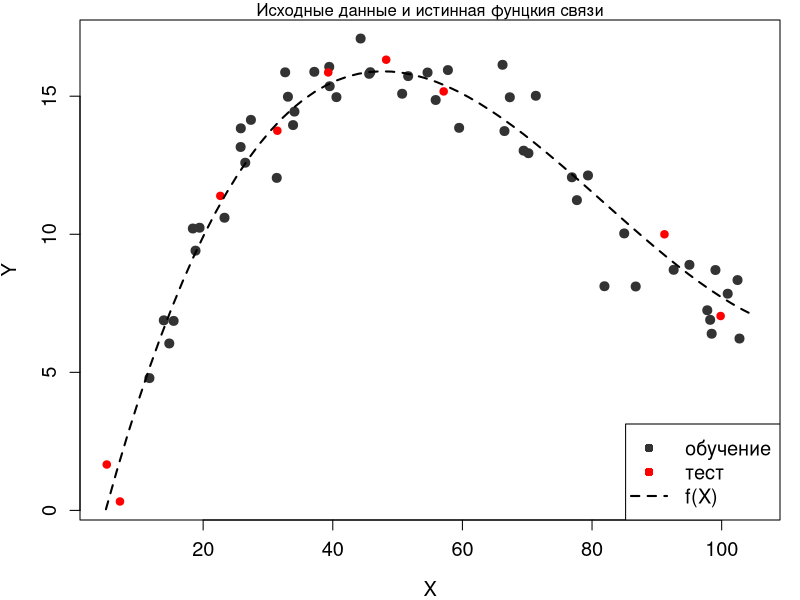
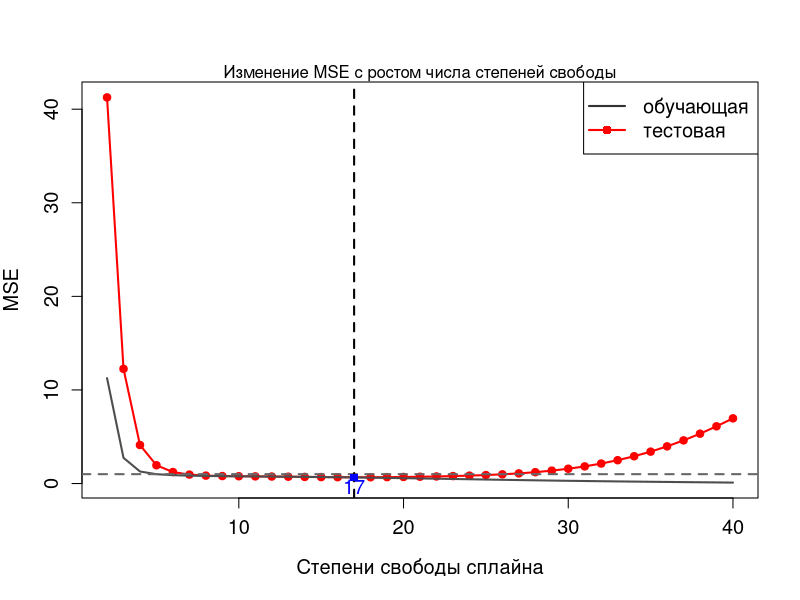
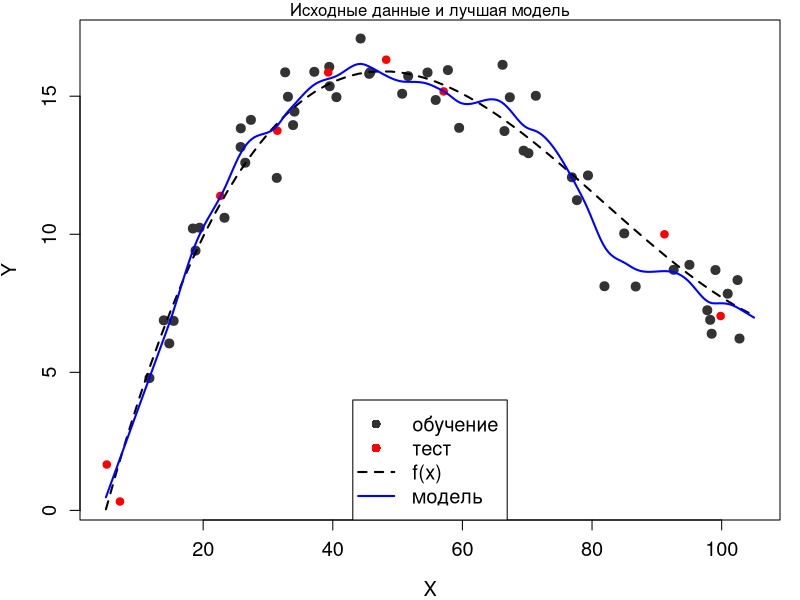
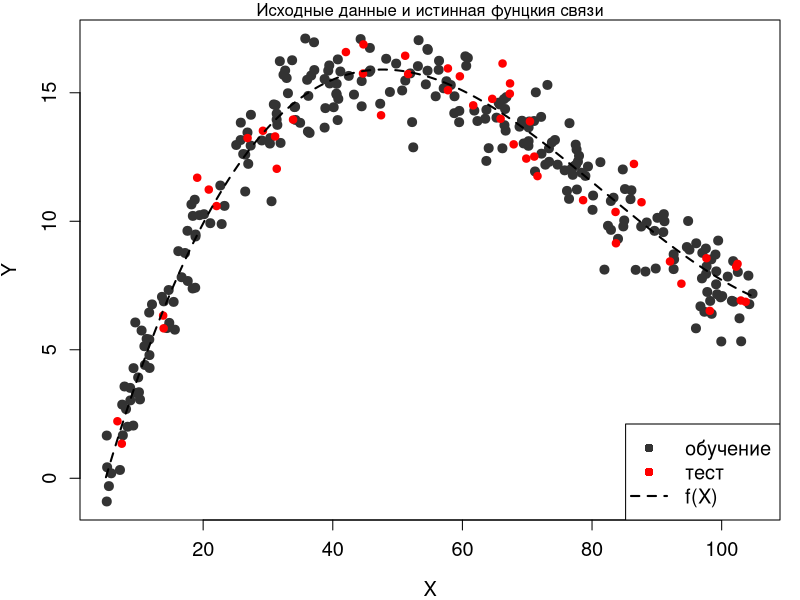
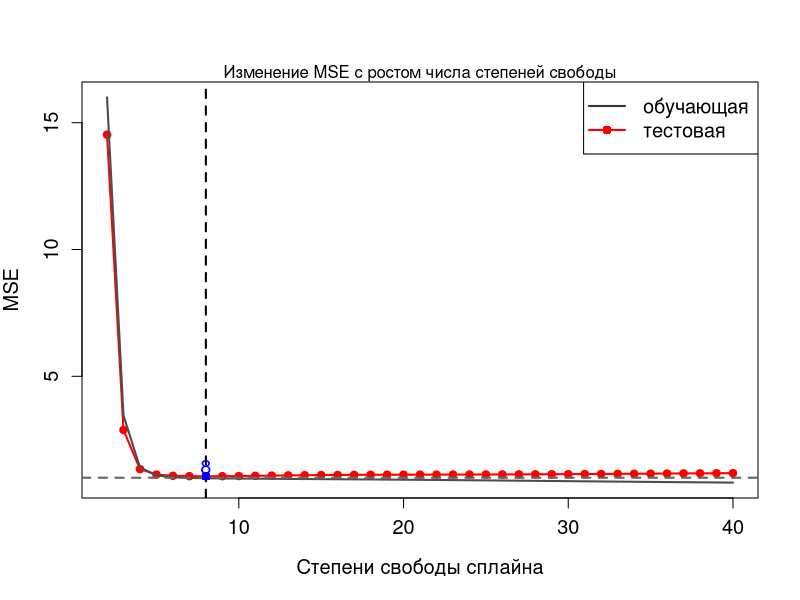
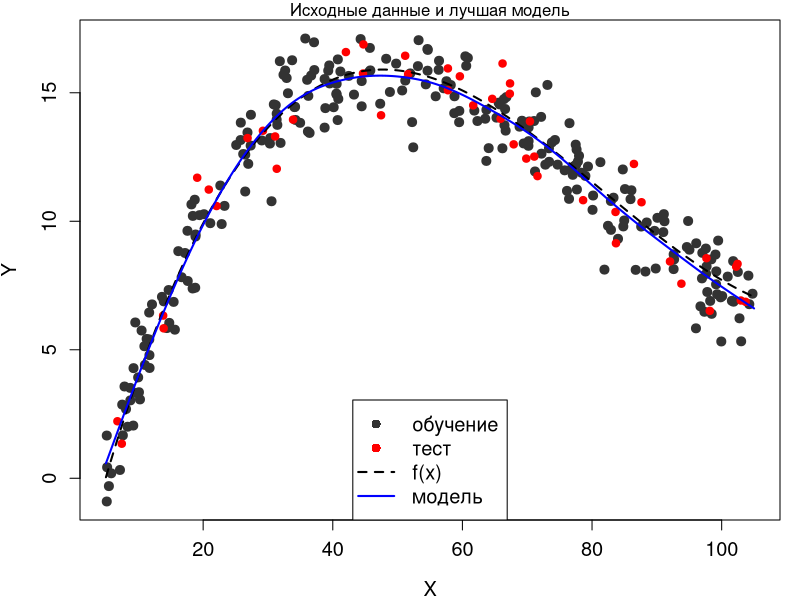
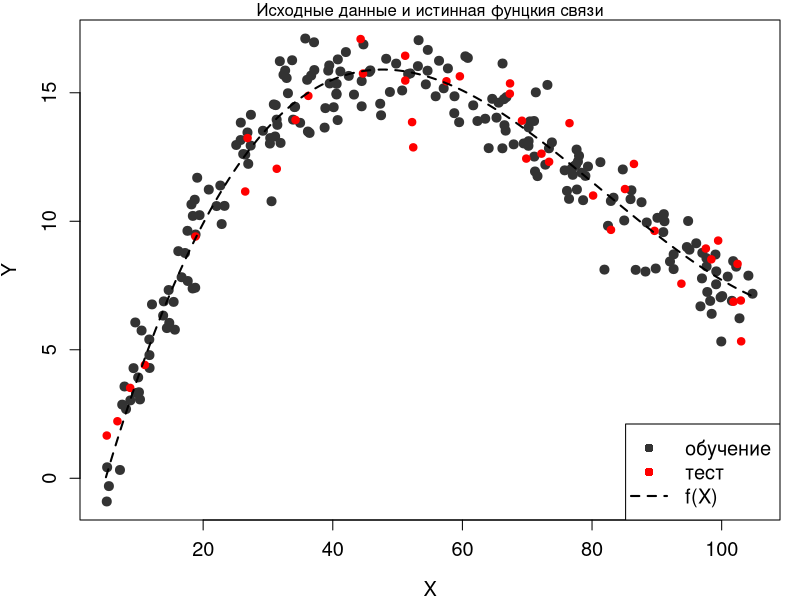
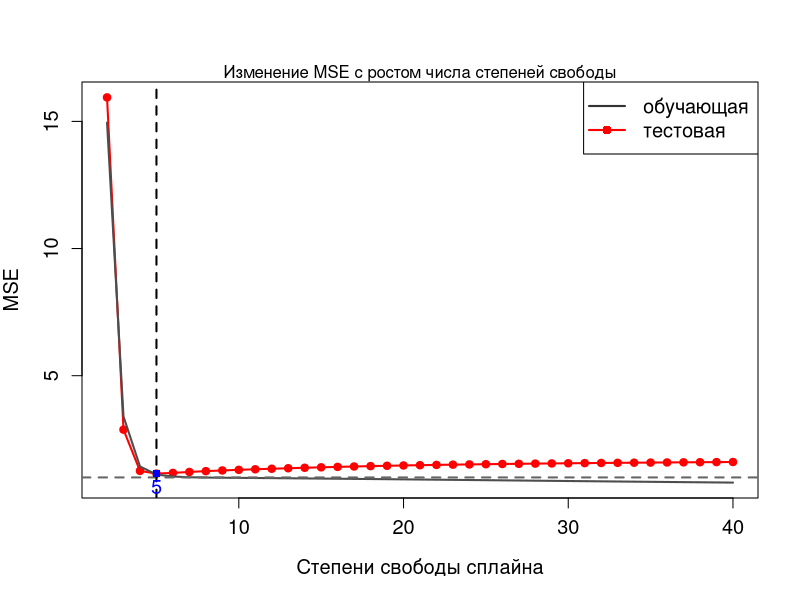

These figures' R source, in order:
## ---- chunk 1
knitr::opts_chunk$set(echo = FALSE)
## ---- chunk 2
# data generation
my.seed <- 8  # kernel
n.all <- 60 # all observations
train.percent <- 0.85 # percentage of education selection
res.sd <- 1 # standard deviation of random noise
x.min <- 5  # min boundary of X
x.max <- 105  # max boundary of X

set.seed(my.seed)
x <- runif(x.min, x.max, n = n.all)  # actual X value

set.seed(my.seed)
res <- rnorm(mean = 0, sd = res.sd, n = n.all)  # random noise

set.seed(my.seed)
inTrain <- sample(seq_along(x), size = train.percent * n.all) # take values for education selection

y.func <- function(x) {15 + 0.02 * x - 0.005 * (x - 45) ^ 2 + 0.00006 * (x - 54) ^ 3} # true interconnection function

# lines for true relationship plot
x.line <- seq(x.min, x.max, length = n.all)
y.line <- y.func(x.line)

y <- y.func(x) + res # actual y value with noises

# create vectors with data for plots

# observations based on an education selection
x.train <- x[inTrain]
y.train <- y[inTrain]

# observations based on a testing selection
x.test <- x[-inTrain]
y.test <- y[-inTrain]
## ---- chunk 3
# save plot to file with png format
png(filename = 'true_relationship_plot_1.png', width = 600, height = 450, 
    units = 'px', pointsize = 12, res = NA)

par(mar = c(4, 4, 1, 1)) # remove wide fields

# min and max observations on axis
x.lim <- c(x.min, x.max)
y.lim <- c(min(y), max(y))

# plot of observations with noises
x = plot(x.train, y.train,
     col = grey(0.2), bg = grey(0.2), pch = 21,
     xlab = 'X', ylab = 'Y',
     xlim = x.lim, ylim = y.lim,
     cex = 1.2, cex.lab = 1.2, cex.axis = 1.2)

mtext('Исходные данные и истинная фунцкия связи', side = 3) # plot title

points(x.test, y.test, col = 'red', bg = 'red', pch = 21) # observations of test selection

lines(x.line, y.line, lwd = 2, lty = 2) # true relationship function

# legend
legend('bottomright', legend = c('обучение', 'тест', 'f(X)'),
      pch = c(16, 16, NA),
      col = c(grey(0.2), 'red', 'black'),
      lty = c(0, 0, 2), lwd = c(1, 1, 2),
      cex = 1.2)

# end of input stream in file
invisible(dev.off())
## ---- chunk 4
max.df <- 40  # max number of degrees of freedom for spline model

tbl <- data.frame(df = 2 : max.df)  # table to write errors
tbl$MSE.train <- 0  # column with errors based on education selection
tbl$MSE.test <- 0 # column with errors based on testing selection

# cycle on degrees of freedom
for (i in 2 : max.df) {
  mod <- smooth.spline(x = x.train, y = y.train, df = i)  # build model
  
  # model values for calculation errors of education and testing selections
  y.model.train <- predict(mod, data.frame(x = x.train))$y[, 1]
  y.model.test <- predict(mod, data.frame(x = x.test))$y[, 1]
  
  # calculation standard deviation from education and testing selections
  MSE <- c(sum((y.train - y.model.train) ^ 2) / length(x.train),
           sum((y.test - y.model.test) ^ 2) / length(x.test))
  
  tbl[tbl$df == i, c('MSE.train', 'MSE.test')] <- MSE  # write error to table
}

knitr::kable(head(tbl, n = 10))  # print first lines of table
## ---- chunk 5
# save plot to file with png format
png(filename = 'MSE_model_flexibility_plot_1.png', width = 600, height = 450,
    units = 'px', pointsize = 12, res = NA)

# plot of dependence MSE from model flexibility
plot(x = tbl$df, y = tbl$MSE.test,
     type = 'l', col = 'red', lwd = 2,
     xlab = 'Степени свободы сплайна', ylab = 'MSE',
     ylim = c(min(tbl$MSE.train, tbl$MSE.test),
              max(tbl$MSE.train, tbl$MSE.test)),
     cex = 1.2, cex.lab = 1.2, cex.axis = 1.2)

mtext('Изменение MSE с ростом числа степеней свободы', side = 3)  # title of plot

# points on plot
points(x = tbl$df, y = tbl$MSE.test,
      pch = 21, col = 'red', bg = 'red')

# function on plot
lines(x = tbl$df, y = tbl$MSE.train, col = grey(0.3), lwd = 2)  # lines on plot

# fatal errors
abline(h = res.sd, lty = 2, col = grey(0.4), lwd = 2)

# legend
legend('topright', legend = c('обучающая', 'тестовая'),
       pch = c(NA, 16),
       col = c(grey(0.2), 'red'),
       lty = c(1, 1), lwd = c(2, 2), cex = 1.2)

# degrees of freedom of minimum testing selection error 
min.MSE.test <- min(tbl$MSE.test)
df.min.MSE.test <- tbl[tbl$MSE.test == min.MSE.test, 'df']

# trade-off between accuracy and simplicity of the model on schedule
df.my.MSE.test <- 17
my.MSE.test <- tbl[tbl$df == df.my.MSE.test, 'MSE.test']

# add dot to plot
abline(v = df.my.MSE.test,
       lty = 2, lwd = 2)

points(x = df.my.MSE.test, y = my.MSE.test,
       pch = 15, col = 'blue')

mtext(df.my.MSE.test,
      side = 1, line = -1, at = df.my.MSE.test, col = 'blue', cex = 1.2)

# end of input stream in file
invisible(dev.off())
## ---- chunk 6
# save plot to file with png format
png(filename = 'plot_of_best_model_1.png', width = 600, height = 450,
    units = 'px', pointsize = 12, res = NA)

mod.MSE.test <- smooth.spline(x = x.train, y = y.train, df = df.my.MSE.test)

# for smooth model plots
x.model.plot <- seq(x.min, x.max, length = 250)
y.model.plot <- predict(mod.MSE.test, data.frame(x = x.model.plot))$y[, 1]

par(mar = c(4, 4, 1, 1))  # remove wide fields

# min and max values on axis
x.lim <- c(x.min, x.max)
y.lim <- c(min(y), max(y))

# observations with noises (education selection)
plot(x.train, y.train,
     col = grey(0.2), bg = grey(0.2), pch = 21,
     xlab = 'X', ylab = 'Y', xlim = x.lim, ylim = y.lim,
     cex = 1.2, cex.lab = 1.2, cex.axis = 1.2)

mtext('Исходные данные и лучшая модель', side = 3)  # plot title

points(x.test, y.test, col = 'red', bg = 'red', pch = 21) # observations of testing selection

# truth function on plot
lines(x.line, y.line, lwd = 2, lty = 2) # true 

# model on plot
lines(x.model.plot, y.model.plot,
      lwd = 2, col = 'blue')
# legend on plot
legend('bottom', legend = c('обучение', 'тест', 'f(x)', 'модель'),
       pch = c(16, 16, NA, NA),
       col = c(grey(0.2), 'red', 'black', 'blue'),
       lty = c(0, 0, 2, 1), lwd = c(1, 1, 2, 2), cex = 1.2)

# end of input stream in file
invisible(dev.off())
## ---- chunk 7
# data generation
my.seed <- 8  # kernel
n.all <- 300 # all observations
train.percent <- 0.85 # percentage of education selection
res.sd <- 1 # standard deviation of random noise
x.min <- 5  # min boundary of X
x.max <- 105  # max boundary of X

set.seed(my.seed)
x <- runif(x.min, x.max, n = n.all)  # actual X value

set.seed(my.seed)
res <- rnorm(mean = 0, sd = res.sd, n = n.all)  # random noise

set.seed(my.seed)
inTrain <- sample(seq_along(x), size = train.percent * n.all) # take values for education selection

y.func <- function(x) {15 + 0.02 * x - 0.005 * (x - 45) ^ 2 + 0.00006 * (x - 54) ^ 3} # true interconnection function

# lines for true relationship plot
x.line <- seq(x.min, x.max, length = n.all)
y.line <- y.func(x.line)

y <- y.func(x) + res # actual y value with noises

# create vectors with data for plots

# observations based on an education selection
x.train <- x[inTrain]
y.train <- y[inTrain]

# observations based on a testing selection
x.test <- x[-inTrain]
y.test <- y[-inTrain]
## ---- chunk 8
# save plot to file with png format
png(filename = 'true_relationship_plot_2_1.png', width = 600, height = 450, 
    units = 'px', pointsize = 12, res = NA)

par(mar = c(4, 4, 1, 1)) # remove wide fields

# min and max observations on axis
x.lim <- c(x.min, x.max)
y.lim <- c(min(y), max(y))

# plot of observations with noises
x = plot(x.train, y.train,
     col = grey(0.2), bg = grey(0.2), pch = 21,
     xlab = 'X', ylab = 'Y',
     xlim = x.lim, ylim = y.lim,
     cex = 1.2, cex.lab = 1.2, cex.axis = 1.2)

mtext('Исходные данные и истинная фунцкия связи', side = 3) # plot title

points(x.test, y.test, col = 'red', bg = 'red', pch = 21) # observations of test selection

lines(x.line, y.line, lwd = 2, lty = 2) # true relationship function

# legend
legend('bottomright', legend = c('обучение', 'тест', 'f(X)'),
      pch = c(16, 16, NA),
      col = c(grey(0.2), 'red', 'black'),
      lty = c(0, 0, 2), lwd = c(1, 1, 2),
      cex = 1.2)

# end of input stream in file
invisible(dev.off())
## ---- chunk 9
max.df <- 40  # max number of degrees of freedom for spline model

tbl <- data.frame(df = 2 : max.df)  # table to write errors
tbl$MSE.train <- 0  # column with errors based on education selection
tbl$MSE.test <- 0 # column with errors based on testing selection

# cycle on degrees of freedom
for (i in 2 : max.df) {
  mod <- smooth.spline(x = x.train, y = y.train, df = i)  # build model
  
  # model values for calculation errors of education and testing selections
  y.model.train <- predict(mod, data.frame(x = x.train))$y[, 1]
  y.model.test <- predict(mod, data.frame(x = x.test))$y[, 1]
  
  # calculation standard deviation from education and testing selections
  MSE <- c(sum((y.train - y.model.train) ^ 2) / length(x.train),
           sum((y.test - y.model.test) ^ 2) / length(x.test))
  
  tbl[tbl$df == i, c('MSE.train', 'MSE.test')] <- MSE  # write error to table
}

knitr::kable(head(tbl, n = 10))  # print first lines of table
## ---- chunk 10
# save plot to file with png format
png(filename = 'MSE_model_flexibility_plot_2_1.png', width = 600, height = 450,
    units = 'px', pointsize = 12, res = NA)

# plot of dependence MSE from model flexibility
plot(x = tbl$df, y = tbl$MSE.test,
     type = 'l', col = 'red', lwd = 2,
     xlab = 'Степени свободы сплайна', ylab = 'MSE',
     ylim = c(min(tbl$MSE.train, tbl$MSE.test),
              max(tbl$MSE.train, tbl$MSE.test)),
     cex = 1.2, cex.lab = 1.2, cex.axis = 1.2)

mtext('Изменение MSE с ростом числа степеней свободы', side = 3)  # title of plot

# points on plot
points(x = tbl$df, y = tbl$MSE.test,
      pch = 21, col = 'red', bg = 'red')

# function on plot
lines(x = tbl$df, y = tbl$MSE.train, col = grey(0.3), lwd = 2)  # lines on plot

# fatal errors
abline(h = res.sd, lty = 2, col = grey(0.4), lwd = 2)

# legend
legend('topright', legend = c('обучающая', 'тестовая'),
       pch = c(NA, 16),
       col = c(grey(0.2), 'red'),
       lty = c(1, 1), lwd = c(2, 2), cex = 1.2)

# degrees of freedom of minimum testing selection error 
min.MSE.test <- min(tbl$MSE.test)
df.min.MSE.test <- tbl[tbl$MSE.test == min.MSE.test, 'df']

# trade-off between accuracy and simplicity of the model on schedule
df.my.MSE.test <- 8
my.MSE.test <- tbl[tbl$df == df.my.MSE.test, 'MSE.test']

# add dot to plot
abline(v = df.my.MSE.test,
       lty = 2, lwd = 2)

points(x = df.my.MSE.test, y = my.MSE.test,
       pch = 15, col = 'blue')

mtext(df.my.MSE.test,
      side = 1, line = -2, at = df.my.MSE.test, col = 'blue', cex = 1.2)

# end of input stream in file
invisible(dev.off())
## ---- chunk 11
# save plot to file with png format
png(filename = 'plot_of_best_model_2_1.png', width = 600, height = 450,
    units = 'px', pointsize = 12, res = NA)

mod.MSE.test <- smooth.spline(x = x.train, y = y.train, df = df.my.MSE.test)

# for smooth model plots
x.model.plot <- seq(x.min, x.max, length = 250)
y.model.plot <- predict(mod.MSE.test, data.frame(x = x.model.plot))$y[, 1]

par(mar = c(4, 4, 1, 1))  # remove wide fields

# min and max values on axis
x.lim <- c(x.min, x.max)
y.lim <- c(min(y), max(y))

# observations with noises (education selection)
plot(x.train, y.train,
     col = grey(0.2), bg = grey(0.2), pch = 21,
     xlab = 'X', ylab = 'Y', xlim = x.lim, ylim = y.lim,
     cex = 1.2, cex.lab = 1.2, cex.axis = 1.2)

mtext('Исходные данные и лучшая модель', side = 3)  # plot title

points(x.test, y.test, col = 'red', bg = 'red', pch = 21) # observations of testing selection

# truth function on plot
lines(x.line, y.line, lwd = 2, lty = 2) # true 

# model on plot
lines(x.model.plot, y.model.plot,
      lwd = 2, col = 'blue')
# legend on plot
legend('bottom', legend = c('обучение', 'тест', 'f(x)', 'модель'),
       pch = c(16, 16, NA, NA),
       col = c(grey(0.2), 'red', 'black', 'blue'),
       lty = c(0, 0, 2, 1), lwd = c(1, 1, 2, 2), cex = 1.2)

# end of input stream in file
invisible(dev.off())
## ---- chunk 12
# data generation
my.seed <- 8  # kernel
n.all <- 250 # all observations
train.percent <- 0.85 # percentage of education selection
res.sd <- 1 # standard deviation of random noise
x.min <- 5  # min boundary of X
x.max <- 105  # max boundary of X

set.seed(my.seed)
x <- runif(x.min, x.max, n = n.all)  # actual X value

set.seed(my.seed)
res <- rnorm(mean = 0, sd = res.sd, n = n.all)  # random noise

set.seed(my.seed)
inTrain <- sample(seq_along(x), size = train.percent * n.all) # take values for education selection

y.func <- function(x) {15 + 0.02 * x - 0.005 * (x - 45) ^ 2 + 0.00006 * (x - 54) ^ 3} # true interconnection function

# lines for true relationship plot
x.line <- seq(x.min, x.max, length = n.all)
y.line <- y.func(x.line)

y <- y.func(x) + res # actual y value with noises

# create vectors with data for plots

# observations based on an education selection
x.train <- x[inTrain]
y.train <- y[inTrain]

# observations based on a testing selection
x.test <- x[-inTrain]
y.test <- y[-inTrain]
## ---- chunk 13
# save plot to file with png format
png(filename = 'true_relationship_plot_2_2.png', width = 600, height = 450, 
    units = 'px', pointsize = 12, res = NA)

par(mar = c(4, 4, 1, 1)) # remove wide fields

# min and max observations on axis
x.lim <- c(x.min, x.max)
y.lim <- c(min(y), max(y))

# plot of observations with noises
x = plot(x.train, y.train,
     col = grey(0.2), bg = grey(0.2), pch = 21,
     xlab = 'X', ylab = 'Y',
     xlim = x.lim, ylim = y.lim,
     cex = 1.2, cex.lab = 1.2, cex.axis = 1.2)

mtext('Исходные данные и истинная фунцкия связи', side = 3) # plot title

points(x.test, y.test, col = 'red', bg = 'red', pch = 21) # observations of test selection

lines(x.line, y.line, lwd = 2, lty = 2) # true relationship function

# legend
legend('bottomright', legend = c('обучение', 'тест', 'f(X)'),
      pch = c(16, 16, NA),
      col = c(grey(0.2), 'red', 'black'),
      lty = c(0, 0, 2), lwd = c(1, 1, 2),
      cex = 1.2)

# end of input stream in file
invisible(dev.off())
## ---- chunk 14
max.df <- 40  # max number of degrees of freedom for spline model

tbl <- data.frame(df = 2 : max.df)  # table to write errors
tbl$MSE.train <- 0  # column with errors based on education selection
tbl$MSE.test <- 0 # column with errors based on testing selection

# cycle on degrees of freedom
for (i in 2 : max.df) {
  mod <- smooth.spline(x = x.train, y = y.train, df = i)  # build model
  
  # model values for calculation errors of education and testing selections
  y.model.train <- predict(mod, data.frame(x = x.train))$y[, 1]
  y.model.test <- predict(mod, data.frame(x = x.test))$y[, 1]
  
  # calculation standard deviation from education and testing selections
  MSE <- c(sum((y.train - y.model.train) ^ 2) / length(x.train),
           sum((y.test - y.model.test) ^ 2) / length(x.test))
  
  tbl[tbl$df == i, c('MSE.train', 'MSE.test')] <- MSE  # write error to table
}

knitr::kable(head(tbl, n = 10))  # print first lines of table
## ---- chunk 15
# save plot to file with png format
png(filename = 'MSE_model_flexibility_plot_2_2.png', width = 600, height = 450,
    units = 'px', pointsize = 12, res = NA)

# plot of dependence MSE from model flexibility
plot(x = tbl$df, y = tbl$MSE.test,
     type = 'l', col = 'red', lwd = 2,
     xlab = 'Степени свободы сплайна', ylab = 'MSE',
     ylim = c(min(tbl$MSE.train, tbl$MSE.test),
              max(tbl$MSE.train, tbl$MSE.test)),
     cex = 1.2, cex.lab = 1.2, cex.axis = 1.2)

mtext('Изменение MSE с ростом числа степеней свободы', side = 3)  # title of plot

# points on plot
points(x = tbl$df, y = tbl$MSE.test,
      pch = 21, col = 'red', bg = 'red')

# function on plot
lines(x = tbl$df, y = tbl$MSE.train, col = grey(0.3), lwd = 2)  # lines on plot

# fatal errors
abline(h = res.sd, lty = 2, col = grey(0.4), lwd = 2)

# legend
legend('topright', legend = c('обучающая', 'тестовая'),
       pch = c(NA, 16),
       col = c(grey(0.2), 'red'),
       lty = c(1, 1), lwd = c(2, 2), cex = 1.2)

# degrees of freedom of minimum testing selection error 
min.MSE.test <- min(tbl$MSE.test)
df.min.MSE.test <- tbl[tbl$MSE.test == min.MSE.test, 'df']

# trade-off between accuracy and simplicity of the model on schedule
df.my.MSE.test <- 5
my.MSE.test <- tbl[tbl$df == df.my.MSE.test, 'MSE.test']

# add dot to plot
abline(v = df.my.MSE.test,
       lty = 2, lwd = 2)

points(x = df.my.MSE.test, y = my.MSE.test,
       pch = 15, col = 'blue')

mtext(df.my.MSE.test,
      side = 1, line = -1, at = df.my.MSE.test, col = 'blue', cex = 1.2)

# end of input stream in file
invisible(dev.off())
## ---- chunk 16
# save plot to file with png format
png(filename = 'plot_of_best_model_2_2.png', width = 600, height = 450,
    units = 'px', pointsize = 12, res = NA)

mod.MSE.test <- smooth.spline(x = x.train, y = y.train, df = df.my.MSE.test)

# for smooth model plots
x.model.plot <- seq(x.min, x.max, length = 250)
y.model.plot <- predict(mod.MSE.test, data.frame(x = x.model.plot))$y[, 1]

par(mar = c(4, 4, 1, 1))  # remove wide fields

# min and max values on axis
x.lim <- c(x.min, x.max)
y.lim <- c(min(y), max(y))

# observations with noises (education selection)
plot(x.train, y.train,
     col = grey(0.2), bg = grey(0.2), pch = 21,
     xlab = 'X', ylab = 'Y', xlim = x.lim, ylim = y.lim,
     cex = 1.2, cex.lab = 1.2, cex.axis = 1.2)

mtext('Исходные данные и лучшая модель', side = 3)  # plot title

points(x.test, y.test, col = 'red', bg = 'red', pch = 21) # observations of testing selection

# truth function on plot
lines(x.line, y.line, lwd = 2, lty = 2) # true 

# model on plot
lines(x.model.plot, y.model.plot,
      lwd = 2, col = 'blue')
# legend on plot
legend('bottom', legend = c('обучение', 'тест', 'f(x)', 'модель'),
       pch = c(16, 16, NA, NA),
       col = c(grey(0.2), 'red', 'black', 'blue'),
       lty = c(0, 0, 2, 1), lwd = c(1, 1, 2, 2), cex = 1.2)

# end of input stream in file
invisible(dev.off())
## ---- chunk 17
# data generation
my.seed <- 8  # kernel
n.all <- 200 # all observations
train.percent <- 0.85 # percentage of education selection
res.sd <- 1 # standard deviation of random noise
x.min <- 5  # min boundary of X
x.max <- 105  # max boundary of X

set.seed(my.seed)
x <- runif(x.min, x.max, n = n.all)  # actual X value

set.seed(my.seed)
res <- rnorm(mean = 0, sd = res.sd, n = n.all)  # random noise

set.seed(my.seed)
inTrain <- sample(seq_along(x), size = train.percent * n.all) # take values for education selection

y.func <- function(x) {15 + 0.02 * x - 0.005 * (x - 45) ^ 2 + 0.00006 * (x - 54) ^ 3} # true interconnection function

# lines for true relationship plot
x.line <- seq(x.min, x.max, length = n.all)
y.line <- y.func(x.line)

y <- y.func(x) + res # actual y value with noises

# create vectors with data for plots

# observations based on an education selection
x.train <- x[inTrain]
y.train <- y[inTrain]

# observations based on a testing selection
x.test <- x[-inTrain]
y.test <- y[-inTrain]
## ---- chunk 18
# save plot to file with png format
png(filename = 'true_relationship_plot_2_3.png', width = 600, height = 450, 
    units = 'px', pointsize = 12, res = NA)

par(mar = c(4, 4, 1, 1)) # remove wide fields

# min and max observations on axis
x.lim <- c(x.min, x.max)
y.lim <- c(min(y), max(y))

# plot of observations with noises
x = plot(x.train, y.train,
     col = grey(0.2), bg = grey(0.2), pch = 21,
     xlab = 'X', ylab = 'Y',
     xlim = x.lim, ylim = y.lim,
     cex = 1.2, cex.lab = 1.2, cex.axis = 1.2)

mtext('Исходные данные и истинная фунцкия связи', side = 3) # plot title

points(x.test, y.test, col = 'red', bg = 'red', pch = 21) # observations of test selection

lines(x.line, y.line, lwd = 2, lty = 2) # true relationship function

# legend
legend('bottomright', legend = c('обучение', 'тест', 'f(X)'),
      pch = c(16, 16, NA),
      col = c(grey(0.2), 'red', 'black'),
      lty = c(0, 0, 2), lwd = c(1, 1, 2),
      cex = 1.2)

# end of input stream in file
invisible(dev.off())
## ---- chunk 19
max.df <- 40  # max number of degrees of freedom for spline model

tbl <- data.frame(df = 2 : max.df)  # table to write errors
tbl$MSE.train <- 0  # column with errors based on education selection
tbl$MSE.test <- 0 # column with errors based on testing selection

# cycle on degrees of freedom
for (i in 2 : max.df) {
  mod <- smooth.spline(x = x.train, y = y.train, df = i)  # build model
  
  # model values for calculation errors of education and testing selections
  y.model.train <- predict(mod, data.frame(x = x.train))$y[, 1]
  y.model.test <- predict(mod, data.frame(x = x.test))$y[, 1]
  
  # calculation standard deviation from education and testing selections
  MSE <- c(sum((y.train - y.model.train) ^ 2) / length(x.train),
           sum((y.test - y.model.test) ^ 2) / length(x.test))
  
  tbl[tbl$df == i, c('MSE.train', 'MSE.test')] <- MSE  # write error to table
}

knitr::kable(head(tbl, n = 10))  # print first lines of table
## ---- chunk 20
# save plot to file with png format
png(filename = 'MSE_model_flexibility_plot_2_3.png', width = 600, height = 450,
    units = 'px', pointsize = 12, res = NA)

# plot of dependence MSE from model flexibility
plot(x = tbl$df, y = tbl$MSE.test,
     type = 'l', col = 'red', lwd = 2,
     xlab = 'Степени свободы сплайна', ylab = 'MSE',
     ylim = c(min(tbl$MSE.train, tbl$MSE.test),
              max(tbl$MSE.train, tbl$MSE.test)),
     cex = 1.2, cex.lab = 1.2, cex.axis = 1.2)

mtext('Изменение MSE с ростом числа степеней свободы', side = 3)  # title of plot

# points on plot
points(x = tbl$df, y = tbl$MSE.test,
      pch = 21, col = 'red', bg = 'red')

# function on plot
lines(x = tbl$df, y = tbl$MSE.train, col = grey(0.3), lwd = 2)  # lines on plot

# fatal errors
abline(h = res.sd, lty = 2, col = grey(0.4), lwd = 2)

# legend
legend('topright', legend = c('обучающая', 'тестовая'),
       pch = c(NA, 16),
       col = c(grey(0.2), 'red'),
       lty = c(1, 1), lwd = c(2, 2), cex = 1.2)

# degrees of freedom of minimum testing selection error 
min.MSE.test <- min(tbl$MSE.test)
df.min.MSE.test <- tbl[tbl$MSE.test == min.MSE.test, 'df']

# trade-off between accuracy and simplicity of the model on schedule
df.my.MSE.test <- 5
my.MSE.test <- tbl[tbl$df == df.my.MSE.test, 'MSE.test']

# add dot to plot
abline(v = df.my.MSE.test,
       lty = 2, lwd = 2)

points(x = df.my.MSE.test, y = my.MSE.test,
       pch = 15, col = 'blue')

mtext(df.my.MSE.test,
      side = 1, line = -1, at = df.my.MSE.test, col = 'blue', cex = 1.2)

# end of input stream in file
invisible(dev.off())
## ---- chunk 21
# save plot to file with png format
png(filename = 'plot_of_best_model_2_3.png', width = 600, height = 450,
    units = 'px', pointsize = 12, res = NA)

mod.MSE.test <- smooth.spline(x = x.train, y = y.train, df = df.my.MSE.test)

# for smooth model plots
x.model.plot <- seq(x.min, x.max, length = 250)
y.model.plot <- predict(mod.MSE.test, data.frame(x = x.model.plot))$y[, 1]

par(mar = c(4, 4, 1, 1))  # remove wide fields

# min and max values on axis
x.lim <- c(x.min, x.max)
y.lim <- c(min(y), max(y))

# observations with noises (education selection)
plot(x.train, y.train,
     col = grey(0.2), bg = grey(0.2), pch = 21,
     xlab = 'X', ylab = 'Y', xlim = x.lim, ylim = y.lim,
     cex = 1.2, cex.lab = 1.2, cex.axis = 1.2)

mtext('Исходные данные и лучшая модель', side = 3)  # plot title

points(x.test, y.test, col = 'red', bg = 'red', pch = 21) # observations of testing selection

# truth function on plot
lines(x.line, y.line, lwd = 2, lty = 2) # true 

# model on plot
lines(x.model.plot, y.model.plot,
      lwd = 2, col = 'blue')
# legend on plot
legend('bottom', legend = c('обучение', 'тест', 'f(x)', 'модель'),
       pch = c(16, 16, NA, NA),
       col = c(grey(0.2), 'red', 'black', 'blue'),
       lty = c(0, 0, 2, 1), lwd = c(1, 1, 2, 2), cex = 1.2)

# end of input stream in file
invisible(dev.off())
